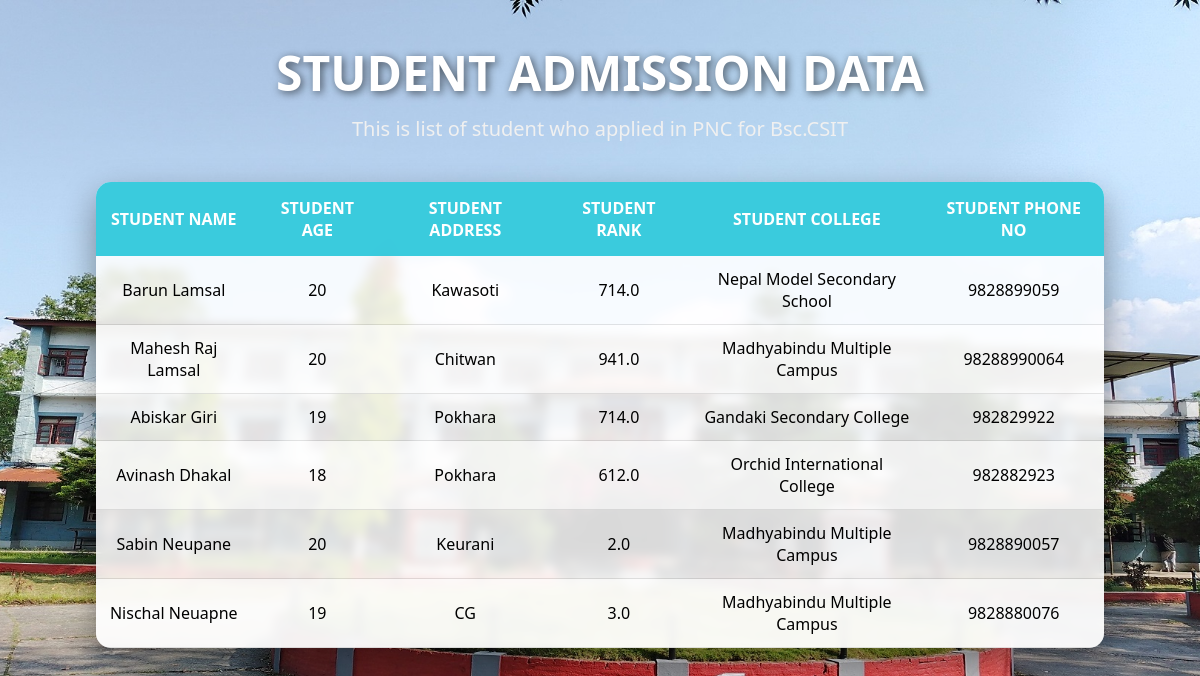
The page / on the database its author committed.
### firstapp/models.py (models this page shows, shortened)
class Student(models.Model):
    ename=models.CharField(max_length=50)
    eage=models.IntegerField()
    eadd=models.CharField(max_length=50)
    erank=models.IntegerField()
    ecollege=models.CharField(max_length=50)
    ephno=models.IntegerField()

### firstapp/views.py (the view)
# urls.py: path('', views.index),
def index(request):
    myobj=Student.objects.all()
    context={"myobj":myobj}
    return render(request,"firstapp/index.html",context=context)

### templates/firstapp/index.html (shortened to what this page needs)
<!DOCTYPE html>
{% load static %}
<html>
<head>
    <link rel="stylesheet" href="{% static 'css/style.css' %}">
</head>
<body>
    <h1>STUDENT ADMISSION DATA</h1>
    <p>This is list of student who applied in PNC for Bsc.CSIT</p>
    <table>
        {% if myobj %}
        <thead>
            <th>Student Name</th>
            <th>Student Age</th>
            <th>Student Address</th>
            <th>Student Rank</th>
            <th>Student College</th>
            <th>Student Phone No</th>
        </thead>
        {% for e in myobj %}
        <tr>
            <td>{{e.ename}}</td>
            <td>{{e.eage}}</td>
            <td>{{e.eadd}}</td>
            <td>{{e.erank}}</td>
            <td>{{e.ecollege}}</td>
            <td>{{e.ephno}}</td>
        </tr>
        {% endfor %}
    </table>
    {% else %}
    <h1><center> NO DATA FOUND </h1></center>
    {% endif %}
</body>
</html>

### static/css/style.css (style rules this page uses)
* { margin: 0; padding: 0; box-sizing: border-box; font-family: 'Segoe UI', Tahoma, Geneva, Verdana, sans-serif; }
body { min-height: 100vh; padding: 40px; background: url("../images/pnc.jpg") no-repeat center center fixed; background-size: cover; display: flex; flex-direction: column; align-items: center; justify-content: flex-start; }
h1 { text-align: center; color: #fff; font-size: 48px; margin-bottom: 10px; text-shadow: 2px 2px 8px rgba(0,0,0,0.6); }
p { text-align: center; color: #f0f0f0; font-size: 20px; margin-bottom: 40px; }
table { width: 90%; border-collapse: collapse; background-color: rgba(255, 255, 255, 0.85); border-radius: 15px; overflow: hidden; box-shadow: 0 15px 35px rgba(0,0,0,0.4); backdrop-filter: blur(5px); }
thead th { padding: 15px; text-align: center; }
tbody td { padding: 12px; text-align: center; border-bottom: 1px solid rgba(0,0,0,0.1); transition: all 0.3s ease; }
tbody tr:nth-child(even) { background-color: rgba(255,255,255,0.6); }

### rows shown on the page
Student: ename "Barun Lamsal", eage "20", eadd "Kawasoti", erank "714.0", ecollege "Nepal Model Secondary School", ephno "9828899059"
Student: ename "Mahesh Raj Lamsal", eage "20", eadd "Chitwan", erank "941.0", ecollege "Madhyabindu Multiple Campus", ephno "98288990064"
Student: ename "Abiskar Giri", eage "19", eadd "Pokhara", erank "714.0", ecollege "Gandaki Secondary College", ephno "982829922"
Student: ename "Avinash Dhakal", eage "18", eadd "Pokhara", erank "612.0", ecollege "Orchid International College", ephno "982882923"
Student: ename "Sabin Neupane", eage "20", eadd "Keurani", erank "2.0", ecollege "Madhyabindu Multiple Campus", ephno "9828890057"
Student: ename "Nischal Neuapne", eage "19", eadd "CG", erank "3.0", ecollege "Madhyabindu Multiple Campus", ephno "9828880076"
